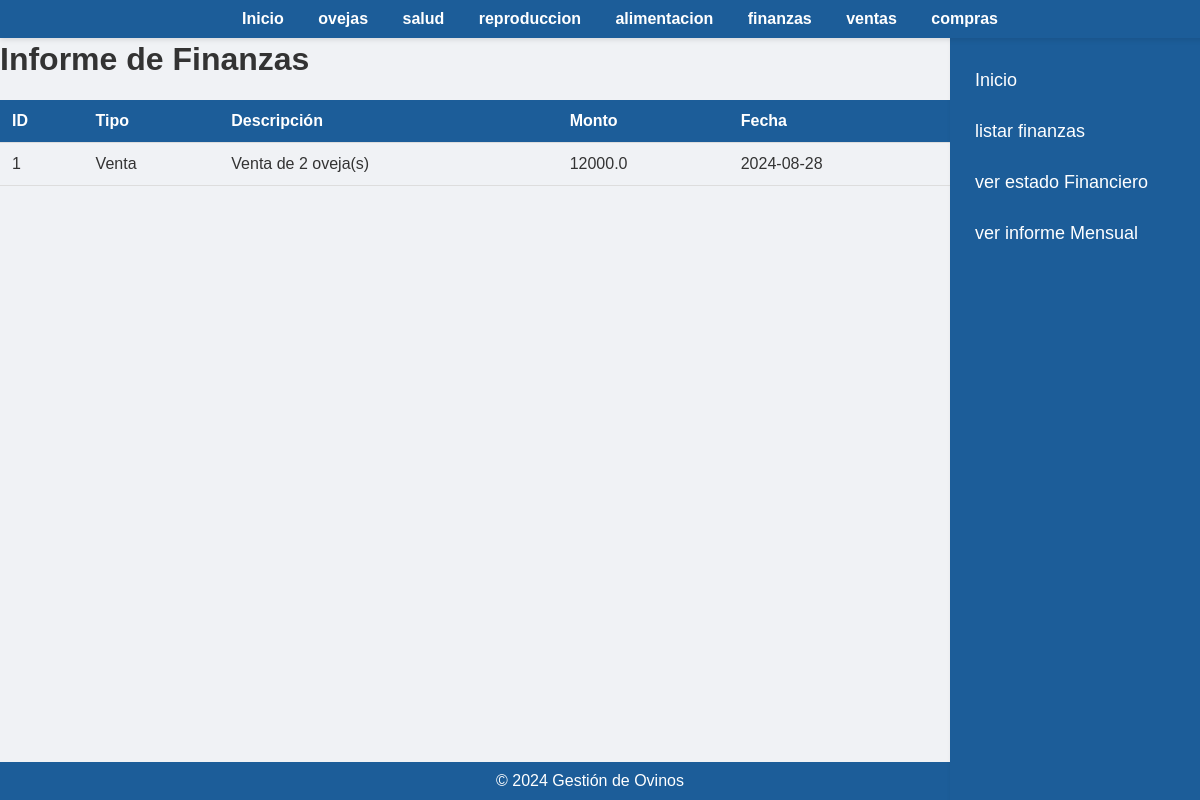
Page /listar_finanzas on the earlier database version.
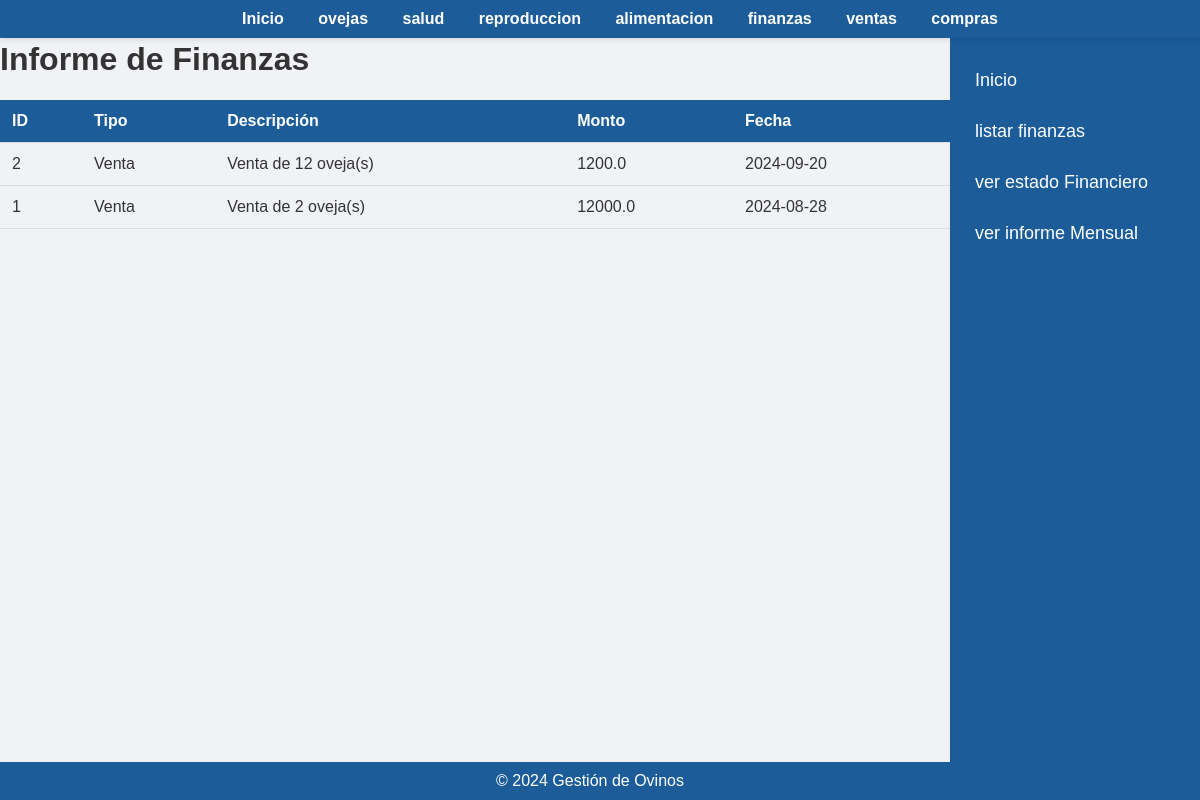
Same page on the later database version.
### app/models.py (models this page shows)
class Finanzas(db.Model):
    id = db.Column(db.Integer, primary_key=True)
    tipo = db.Column(db.String(10), nullable=False)
    descripcion = db.Column(db.Text, nullable=False)
    monto = db.Column(db.Float, nullable=False)
    fecha = db.Column(db.Date, nullable=False)

### app/routes.py (the view)
@app.route('/listar_finanzas')
def listar_finanzas():
    finanzas = Finanzas.query.order_by(Finanzas.fecha.desc()).all()
    return render_template('listar_finanzas.html', finanzas=finanzas)

### app/templates/listar_finanzas.html (shortened to what this page needs)
<!DOCTYPE html>
<html lang="en">
<head>
    <link rel="stylesheet" href="{{ url_for('static', filename='styles.css') }}">
</head>
<body>
    <div class="navbar">
        <a href="{{ url_for('index') }}">Inicio</a>
        <a href="{{ url_for('oveja') }}"> ovejas  </a>
        <a href="{{ url_for('salud') }}">salud</a>
        <a href="{{url_for('reproduccion')}}"> reproduccion</a>
        <a href="{{url_for('alimentacion')}}">alimentacion</a></li>
        <a href="{{url_for('finanzas')}}">finanzas</a></li>
        <a href="{{url_for('venta')}}">ventas</a></li>
        <a href="{{url_for('compra')}}">compras</a></li>
    </div>
    <footer>
        &copy; 2024 Gestión de Ovinos
    </footer>
    <div class="sidebar">
        <a href="{{ url_for('index') }}">Inicio</a>
        <a href="{{url_for('listar_finanzas')}}">listar finanzas</a></li>
        <a href="{{url_for('analisis_financiero')}}">ver estado Financiero</a></li>
        <a href="{{url_for('informe_mensual')}}">ver informe Mensual</a></li>
        </div>
    <h1>Informe de Finanzas</h1>
    <table>
        <thead>
            <tr>
                <th>ID</th>
                <th>Tipo</th>
                <th>Descripción</th>
                <th>Monto</th>
                <th>Fecha</th>
            </tr>
        </thead>
        <tbody>
            {% for finanza in finanzas %}
                <tr>
                    <td>{{ finanza.id }}</td>
                    <td>{{ finanza.tipo }}</td>
                    <td>{{ finanza.descripcion }}</td>
                    <td>{{ finanza.monto }}</td>
                    <td>{{ finanza.fecha }}</td>
                </tr>
            {% endfor %}
        </tbody>
    </table>
</body>
</html>

Differences in the rows shown:
added Finanzas: id "2", tipo "Venta", descripcion "Venta de 12 oveja(s)", monto "1200.0", fecha "2024-09-20"
